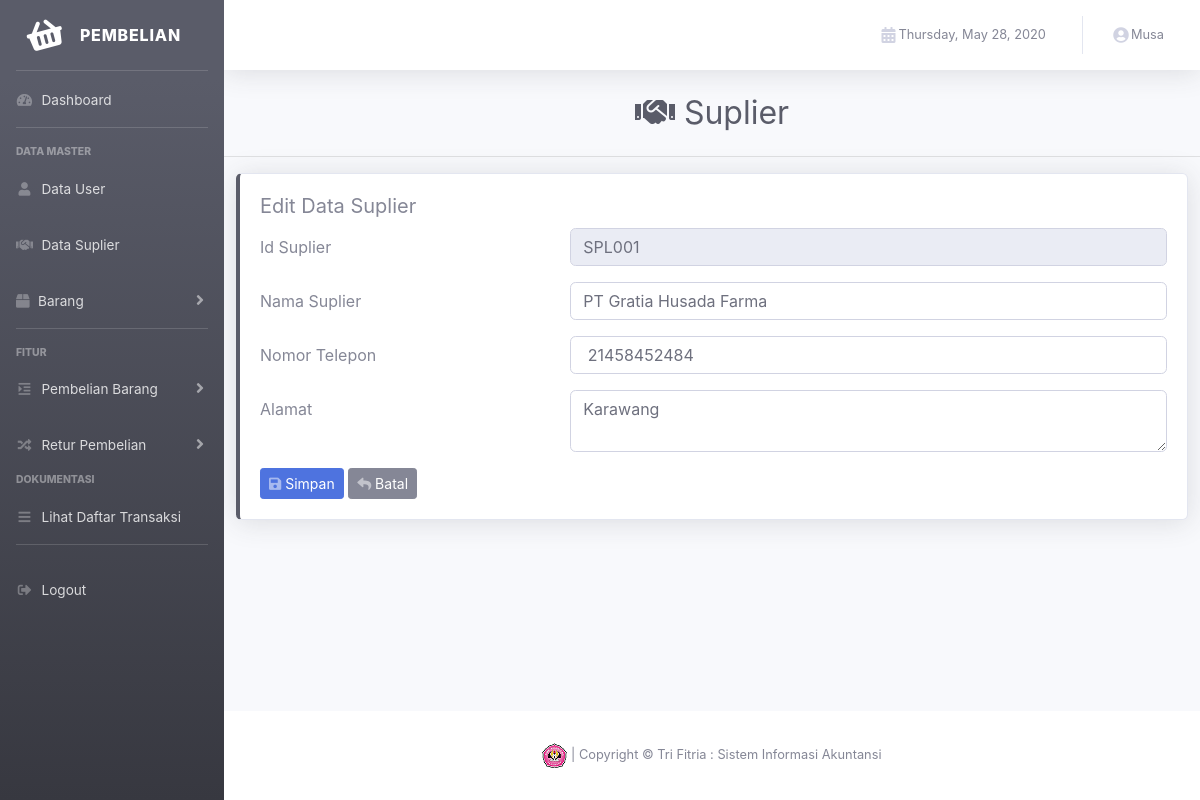
The page /view/index.php?p=update_data_suplier&id_suplier=SPL001 (signed in) on the database its author committed.
### tables this page shows
CREATE TABLE IF NOT EXISTS `suplier` (
  `id_suplier` varchar(6) NOT NULL,
  `nama_suplier` varchar(45) NOT NULL,
  `nomor_telepon` varchar(15) NOT NULL,
  `alamat` text NOT NULL
);

### control/relation/suplayer.php (called while the page is built, shortened)
<?php
    class suplier{
        public function detail($id_suplier){
            $koneksi = new koneksi;
            $query = mysqli_query($koneksi->conn,"SELECT * FROM `suplier` WHERE `id_suplier`= '$id_suplier'");
            $row = $query->fetch_assoc();
            $this->nama_suplier = $row['nama_suplier'];
            $this->nomor_telepon = $row['nomor_telepon'];
            $this->alamat = $row['alamat'];
        }
    }
    ?>

### control/koneksi.php (called while the page is built, shortened)
<?php
    class koneksi{
        private $dbhost = "localhost";
        private $dbuser = "root";
        private $dbname = "hph_proj_db";
        private $dbpass = "";
        public function __construct(){
        $this->conn = mysqli_connect($this->dbhost, $this->dbuser, $this->dbpass, $this->dbname) or die("Koneksi gagal");
        }
    }
    ?>

### view/content/relation/update_data_suplier.php (the view, shortened to what this page needs)
<?php
  $id_suplier = $_GET['id_suplier'];
  $suplier->detail($id_suplier);
  ?>
<div class="d-sm-flex align-items-center justify-content-center mb-4">
        <h1 class="h2 mb-0 text-gray-800">
        <i class="fa fa-handshake" aria-hidden="true"></i>
            Suplier
        </h1>
    </div>
    <hr class ="sidebar-diver"></hr>
      <div class ="col">
        <div class="row justify-content-center mb-4 align-items-center">
            <div class="col">
              <div class="card shadow mb-4 border-left-dark">
                <div class="card-body">
                    <h5 class="card-title">Edit Data Suplier</h5>
                    <p class="card-text">
                    <form action="" method="post" class="form-horizontal">
                        <div class="form-group row">
                            <label for="" class="col-sm-4 col-form-label">Id Suplier</label>
                            <div class="col-sm-8">
                            <input type="text" class="form-control" id="" value ="<?php echo $id_suplier; ?>" name="id_suplier" readonly>
                            </div>
                        </div>
                        <div class="form-group row">
                            <label for="" class="col-sm-4 col-form-label">Nama Suplier</label>
                            <div class="col-sm-8">
                            <input type="text" class="form-control" id="" name="nama_suplier" value="<?php echo $suplier->nama_suplier; ?>" required>
                            </div>
                        </div>
                        <div class="form-group row">
                            <label for="" class="col-sm-4 col-form-label">Nomor Telepon</label>
                            <div class="col-sm-8">
                            <input type="text" class="form-control" id="" name="nomor_telepon" value="<?php echo $suplier->nomor_telepon; ?>" required>
                            </div>
                        </div>
                        <div class="form-group row">
                            <label for="" class="col-sm-4 col-form-label">Alamat</label>
                            <div class="col-sm-8">
                            <textarea class="form-control" id="validationTextarea" name="alamat" required><?php echo $suplier->alamat; ?></textarea>
                            </div>
                        </div>
                    </p>
                    <button type="submit" name="update_suplier" class="btn btn-sm btn-primary btn-custom">
                      <span class="icon text-white-50">
                        <i class="fas fa-save"></i>
                      </span>
                      <span class="text">Simpan</span>
                    </button>
                    <a href="index.php?p=suplayer" class="btn btn-sm btn-secondary btn-custom">
                        <span class="icon text-white-50">
                            <i class="fas fa-reply"></i>
                        </span>
                      <span class="text">Batal</span>
                    </a>
                </div>
              </div>
            </div>
        </div>
      </div>

### rows shown on the page
suplier: nama_suplier "PT Gratia Husada Farma", nomor_telepon "21458452484", alamat "Karawang"

### other values the page prints
$_SESSION['nama_user'] "Musa"
